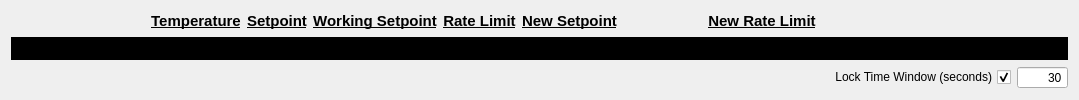
      <widget class="QWidget" name="sources_tab">
       <attribute name="title">
        <string>Sources</string>
       </attribute>
       <layout class="QGridLayout" name="gridLayout_7">
        <item row="0" column="0">
         <layout class="QHBoxLayout" name="horizontalLayout_4">
          <item>
           <spacer name="horizontalSpacer_10">
            <property name="orientation">
             <enum>Qt::Orientation::Horizontal</enum>
            </property>
            <property name="sizeType">
             <enum>QSizePolicy::Policy::Fixed</enum>
            </property>
            <property name="sizeHint" stdset="0">
             <size>
              <width>140</width>
              <height>20</height>
             </size>
            </property>
           </spacer>
          </item>
          <item>
           <widget class="QLabel" name="label_35">
            <property name="sizePolicy">
             <sizepolicy hsizetype="MinimumExpanding" vsizetype="Preferred">
              <horstretch>0</horstretch>
              <verstretch>0</verstretch>
             </sizepolicy>
            </property>
            <property name="font">
             <font>
              <pointsize>11</pointsize>
              <bold>true</bold>
              <underline>true</underline>
             </font>
            </property>
            <property name="text">
             <string>Temperature</string>
            </property>
            <property name="alignment">
             <set>Qt::AlignmentFlag::AlignCenter</set>
            </property>
           </widget>
          </item>
          <item>
           <widget class="QLabel" name="label_34">
            <property name="sizePolicy">
             <sizepolicy hsizetype="MinimumExpanding" vsizetype="Preferred">
              <horstretch>0</horstretch>
              <verstretch>0</verstretch>
             </sizepolicy>
            </property>
            <property name="font">
             <font>
              <pointsize>11</pointsize>
              <bold>true</bold>
              <underline>true</underline>
             </font>
            </property>
            <property name="text">
             <string>Setpoint</string>
            </property>
            <property name="alignment">
             <set>Qt::AlignmentFlag::AlignCenter</set>
            </property>
           </widget>
          </item>
          <item>
           <widget class="QLabel" name="label">
            <property name="sizePolicy">
             <sizepolicy hsizetype="MinimumExpanding" vsizetype="Preferred">
              <horstretch>0</horstretch>
              <verstretch>0</verstretch>
             </sizepolicy>
            </property>
            <property name="font">
             <font>
              <pointsize>11</pointsize>
              <bold>true</bold>
              <underline>true</underline>
             </font>
            </property>
            <property name="text">
             <string>Working Setpoint</string>
            </property>
            <property name="alignment">
             <set>Qt::AlignmentFlag::AlignCenter</set>
            </property>
           </widget>
          </item>
          <item>
           <widget class="QLabel" name="label_33">
            <property name="sizePolicy">
             <sizepolicy hsizetype="MinimumExpanding" vsizetype="Preferred">
              <horstretch>0</horstretch>
              <verstretch>0</verstretch>
             </sizepolicy>
            </property>
            <property name="font">
             <font>
              <pointsize>11</pointsize>
              <bold>true</bold>
              <underline>true</underline>
             </font>
            </property>
            <property name="text">
             <string>Rate Limit</string>
            </property>
            <property name="alignment">
             <set>Qt::AlignmentFlag::AlignCenter</set>
            </property>
           </widget>
          </item>
          <item>
           <widget class="QLabel" name="label_38">
            <property name="sizePolicy">
             <sizepolicy hsizetype="MinimumExpanding" vsizetype="Preferred">
              <horstretch>0</horstretch>
              <verstretch>0</verstretch>
             </sizepolicy>
            </property>
            <property name="font">
             <font>
              <pointsize>11</pointsize>
              <bold>true</bold>
              <underline>true</underline>
             </font>
            </property>
            <property name="styleSheet">
             <string notr="true"/>
            </property>
            <property name="text">
             <string>New Setpoint</string>
            </property>
            <property name="alignment">
             <set>Qt::AlignmentFlag::AlignCenter</set>
            </property>
           </widget>
          </item>
          <item>
           <spacer name="horizontalSpacer_2">
            <property name="orientation">
             <enum>Qt::Orientation::Horizontal</enum>
            </property>
            <property name="sizeType">
             <enum>QSizePolicy::Policy::Fixed</enum>
            </property>
            <property name="sizeHint" stdset="0">
             <size>
              <width>85</width>
              <height>20</height>
             </size>
            </property>
           </spacer>
          </item>
          <item>
           <widget class="QLabel" name="label_37">
            <property name="sizePolicy">
             <sizepolicy hsizetype="MinimumExpanding" vsizetype="Preferred">
              <horstretch>0</horstretch>
              <verstretch>0</verstretch>
             </sizepolicy>
            </property>
            <property name="font">
             <font>
              <pointsize>11</pointsize>
              <bold>true</bold>
              <underline>true</underline>
             </font>
            </property>
            <property name="text">
             <string>New Rate Limit</string>
            </property>
            <property name="alignment">
             <set>Qt::AlignmentFlag::AlignCenter</set>
            </property>
           </widget>
          </item>
          <item>
           <spacer name="horizontalSpacer_7">
            <property name="orientation">
             <enum>Qt::Orientation::Horizontal</enum>
            </property>
            <property name="sizeType">
             <enum>QSizePolicy::Policy::Fixed</enum>
            </property>
            <property name="sizeHint" stdset="0">
             <size>
              <width>85</width>
              <height>20</height>
             </size>
            </property>
           </spacer>
          </item>
          <item>
           <spacer name="horizontalSpacer_8">
            <property name="orientation">
             <enum>Qt::Orientation::Horizontal</enum>
            </property>
            <property name="sizeType">
             <enum>QSizePolicy::Policy::Fixed</enum>
            </property>
            <property name="sizeHint" stdset="0">
             <size>
              <width>167</width>
              <height>20</height>
             </size>
            </property>
           </spacer>
          </item>
         </layout>
        </item>
        <item row="13" column="0">
         <widget class="PlotWidget" name="source_graph_widget" native="true">
          <property name="sizePolicy">
           <sizepolicy hsizetype="Expanding" vsizetype="Expanding">
            <horstretch>0</horstretch>
            <verstretch>0</verstretch>
           </sizepolicy>
          </property>
          <property name="styleSheet">
           <string notr="true">background-color: rgb(0, 0, 0);</string>
          </property>
         </widget>
        </item>
        <item row="1" column="0">
         <layout class="QVBoxLayout" name="source_controls">
          <property name="spacing">
           <number>0</number>
          </property>
         </layout>
        </item>
        <item row="14" column="0">
         <layout class="QHBoxLayout" name="horizontalLayout_6">
          <item>
           <widget class="QCheckBox" name="source_plot_time_lock">
            <property name="sizePolicy">
             <sizepolicy hsizetype="MinimumExpanding" vsizetype="Fixed">
              <horstretch>0</horstretch>
              <verstretch>0</verstretch>
             </sizepolicy>
            </property>
            <property name="layoutDirection">
             <enum>Qt::LayoutDirection::RightToLeft</enum>
            </property>
            <property name="text">
             <string>Lock Time Window (seconds)</string>
            </property>
            <property name="checked">
             <bool>true</bool>
            </property>
           </widget>
          </item>
          <item>
           <widget class="QSpinBox" name="source_plot_time_delta">
            <property name="minimumSize">
             <size>
              <width>50</width>
              <height>0</height>
             </size>
            </property>
            <property name="layoutDirection">
             <enum>Qt::LayoutDirection::LeftToRight</enum>
            </property>
            <property name="alignment">
             <set>Qt::AlignmentFlag::AlignRight|Qt::AlignmentFlag::AlignTrailing|Qt::AlignmentFlag::AlignVCenter</set>
            </property>
            <property name="buttonSymbols">
             <enum>QAbstractSpinBox::ButtonSymbols::NoButtons</enum>
            </property>
            <property name="maximum">
             <number>1000000</number>
            </property>
            <property name="value">
             <number>30</number>
            </property>
           </widget>
          </item>
         </layout>
        </item>
       </layout>
      </widget>
